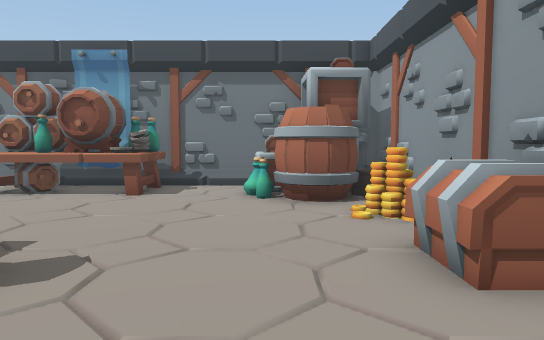
view 1 (above)

14 first-person views from a walk through a 3-D level made in the Unity game engine. The camera is 1.2 m above the floor, tilts 4° down and sees 70° across. The floor is counted in squares, 1 m on a side. Each view is taken from the middle of a square. On the plan, view 1 faces up. The plan holds only what a view shows up to about 15 squares ahead; the rest is blank.

view 2
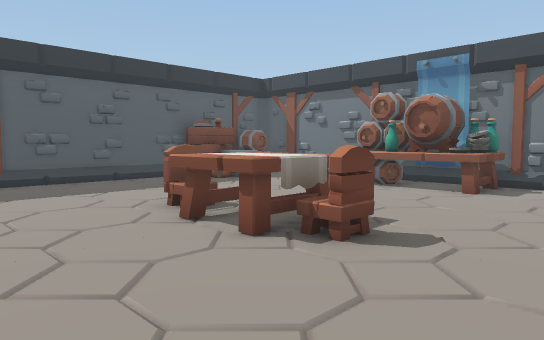

view 3
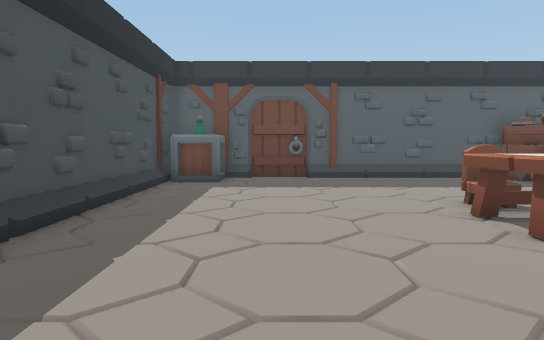

view 4
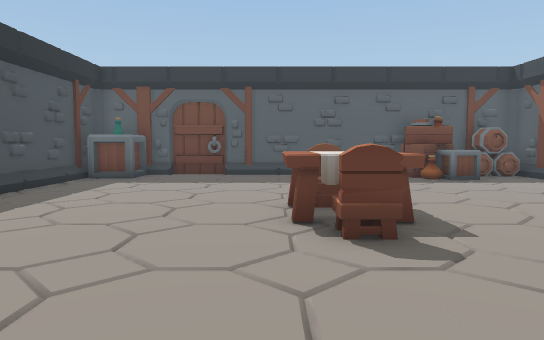

view 5
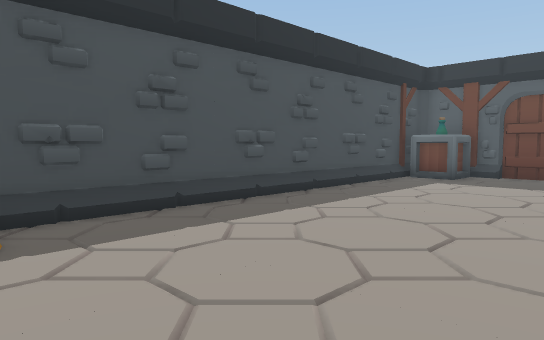

view 6
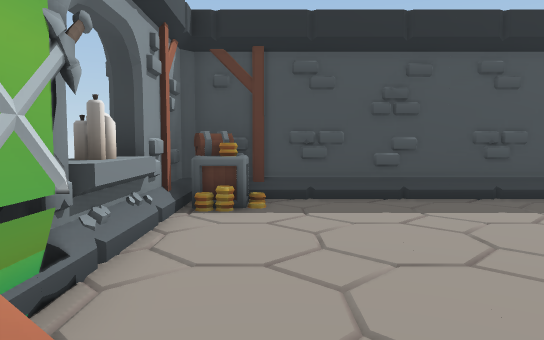

view 7
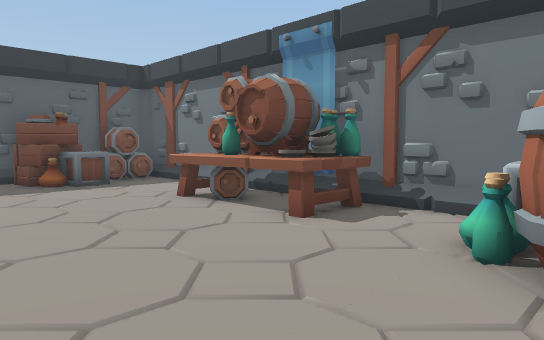

view 8
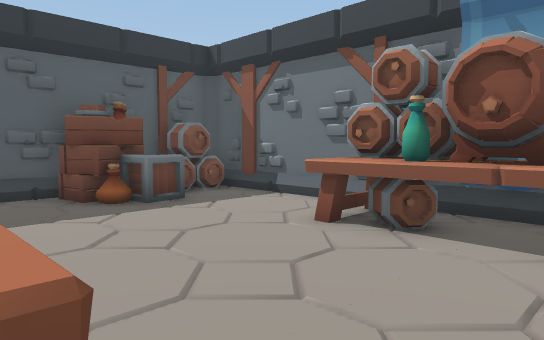

view 9
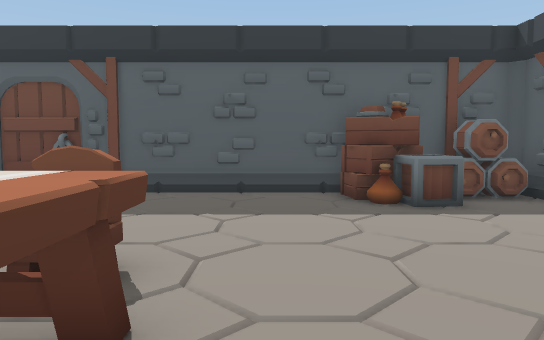

view 10
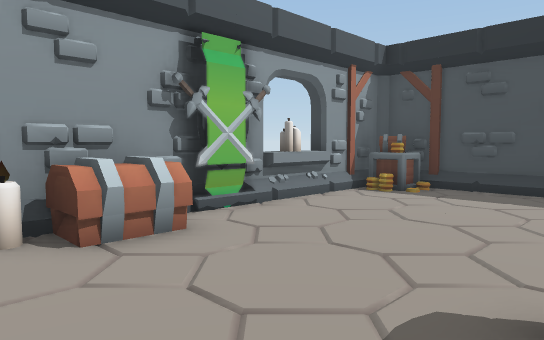

view 11
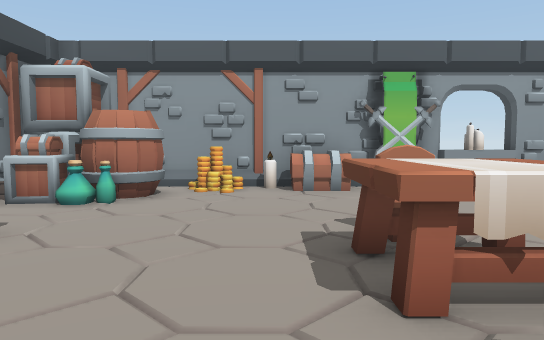

view 12
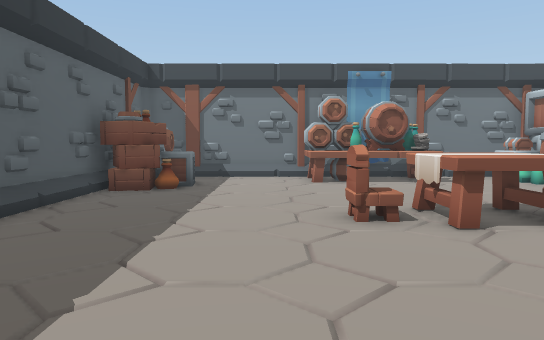

view 13
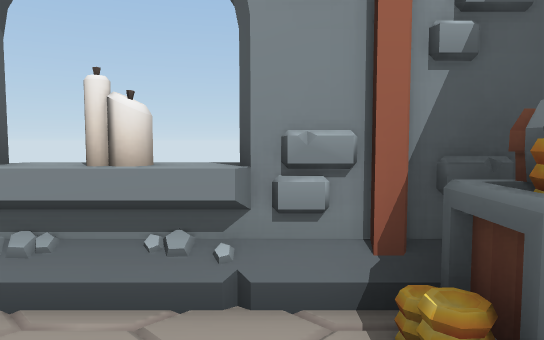

view 14
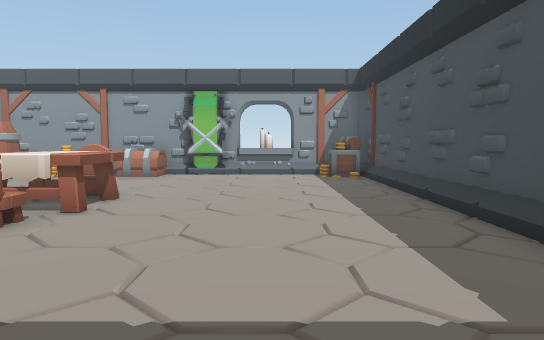

### Floor plan
Points are (right, up) in squares from view 1. A wall is a line through its corners. A room is listed if a view was taken in it or the views show most of it. See-through windows are left out.
Room 1 (views 1, 2, 3, 4, 5, 6, 7, 8, 9, 10, 11, 12, 13, 14)
walls: (-0.2, 8.3) (0.3, 9.1); (0.6, 7.6) (0.3, 7.8); (2.6, 1.7) (2.7, 2.1); (1.4, 7.5) (0.4, 7.6) (0.1, 8.3) (0.1, 8.6); (2.6, 1) (2.9, 2.1); (1.5, 7.7) (1.2, 7.5); (-0.2, 9.5) (-0.3, 10.2); (2.8, 0.8) (2.5, 2.1); (-0.1, 9.5) (-0.1, 10.2); (-12.8, 0.2) (-12.3, 0); (0.8, 9.1) (0.8, 10.6); (2.7, -0.6) (2.7, 5); (0.6, 9.6) (0.9, 10.4); (2.9, -0.6) (2.9, 9); (-11.3, 9.3) (-12, 9.3); (-11.3, 9.4) (-11.5, 9.3); (-11.2, 9.8) (-11.7, 9.6); (-11.3, 10) (-11.4, 9.3); (1.7, -3.8) (2.3, -3.5); (-11.3, 10.5) (-11.3, 9); (1, 11) (-12, 11); (2, -4.2) (1.7, -3.4); (-12.6, 9.8) (-12.6, -4.5) (2.7, -4.5); (-11.6, 10.8) (-11.3, 9.6) (-11.6, 9.5); (2.9, -4.2) (2.9, -1.4)
low walls: (1.5, 4.2) (2.5, 4.2); (1.8, 3.5) (2.5, 3.5); (2, 3.2) (1.6, 3.3) (1.6, 4.5) (2.7, 4.5); (2.5, 3.3) (1.6, 3.3); (2.5, 4) (1.5, 4); (0.1, 8.6) (-0.6, 8.6); (2.1, 5.8) (1.8, 6.1); (2.8, 3.1) (1.6, 3.1); (-4, 10.8) (-4.5, 10.8); (-6.7, 10.8) (-7.7, 10.8); (-8, 10.8) (-9.7, 10.8); (-1.9, 10.8) (-3.6, 10.8); (-0.6, 10.8) (-1.7, 10.8); (1.5, -3.2) (2.7, -3.2) (2.7, -1.4); (-9.9, 10.8) (-11.6, 10.8); (1.6, -4) (1.6, -2.8)
objects: box (-12, -4) to (-11, -4); other object (-12, -3) to (-11, -3); crate (-12, 7) to (-10, 8); chair (-7, 3); table (-7, 9) to (-3, 10); table (-5, 2) to (-4, 4); banner (-5, 11); chair (-3, 3); candle (2, 5); candle (3, -1)

Positions as (right, up) in squares from view 1, and headings:
1: (0, 0), facing up
2: (0, -1), facing up-left
3: (1, -1), facing left
4: (2, 2), facing left
5: (2, 2), facing down-left
6: (1, 4), facing down
7: (1, 4), facing up-left
8: (-3, 4), facing up-left
9: (-3, 5), facing left
10: (-3, 6), facing down-right
11: (-8, 5), facing right
12: (-8, -3), facing up
13: (0, -2), facing right
14: (-12, -1), facing right
